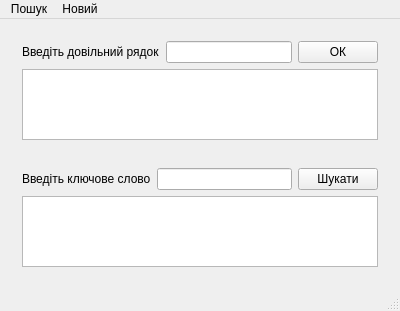
<?xml version="1.0" encoding="UTF-8"?>
<ui version="4.0">
 <class>MainWindow</class>
 <widget class="QMainWindow" name="MainWindow">
  <property name="geometry">
   <rect>
    <x>0</x>
    <y>0</y>
    <width>400</width>
    <height>311</height>
   </rect>
  </property>
  <property name="windowTitle">
   <string>Пошук</string>
  </property>
  <widget class="QWidget" name="centralWidget">
   <layout class="QGridLayout" name="gridLayout_3">
    <item row="1" column="0">
     <widget class="QWidget" name="widget_2" native="true">
      <layout class="QGridLayout" name="gridLayout_2">
       <item row="0" column="0">
        <widget class="QLabel" name="label_2">
         <property name="text">
          <string>Введіть ключове слово</string>
         </property>
        </widget>
       </item>
       <item row="1" column="0" colspan="4">
        <widget class="QTextEdit" name="textEditShowFind"/>
       </item>
       <item row="0" column="3">
        <widget class="QPushButton" name="findMatch">
         <property name="text">
          <string>Шукати</string>
         </property>
        </widget>
       </item>
       <item row="0" column="1" colspan="2">
        <widget class="QLineEdit" name="keyWord"/>
       </item>
      </layout>
     </widget>
    </item>
    <item row="0" column="0">
     <widget class="QWidget" name="widget" native="true">
      <layout class="QGridLayout" name="gridLayout">
       <item row="0" column="0">
        <widget class="QLabel" name="label">
         <property name="text">
          <string>Введіть довільний рядок</string>
         </property>
        </widget>
       </item>
       <item row="0" column="2">
        <widget class="QPushButton" name="saveStr">
         <property name="text">
          <string>ОК</string>
         </property>
        </widget>
       </item>
       <item row="0" column="1">
        <widget class="QLineEdit" name="strForSearch"/>
       </item>
       <item row="1" column="0" colspan="3">
        <widget class="QTextEdit" name="textEditShowStr"/>
       </item>
      </layout>
     </widget>
    </item>
   </layout>
  </widget>
  <widget class="QMenuBar" name="menuBar">
   <property name="geometry">
    <rect>
     <x>0</x>
     <y>0</y>
     <width>400</width>
     <height>21</height>
    </rect>
   </property>
   <widget class="QMenu" name="menu">
    <property name="title">
     <string>Пошук</string>
    </property>
    <addaction name="action"/>
    <addaction name="action_2"/>
   </widget>
   <widget class="QMenu" name="menu_2">
    <property name="title">
     <string>Новий</string>
    </property>
    <addaction name="action_3"/>
   </widget>
   <addaction name="menu"/>
   <addaction name="menu_2"/>
  </widget>
  <widget class="QStatusBar" name="statusBar"/>
  <action name="action">
   <property name="text">
    <string>Шукати</string>
   </property>
  </action>
  <action name="action_2">
   <property name="text">
    <string>Підрахувати кількість цифр</string>
   </property>
  </action>
  <action name="action_3">
   <property name="text">
    <string>Новий рядок</string>
   </property>
  </action>
 </widget>
 <layoutdefault spacing="6" margin="11"/>
 <resources/>
 <connections/>
</ui>
